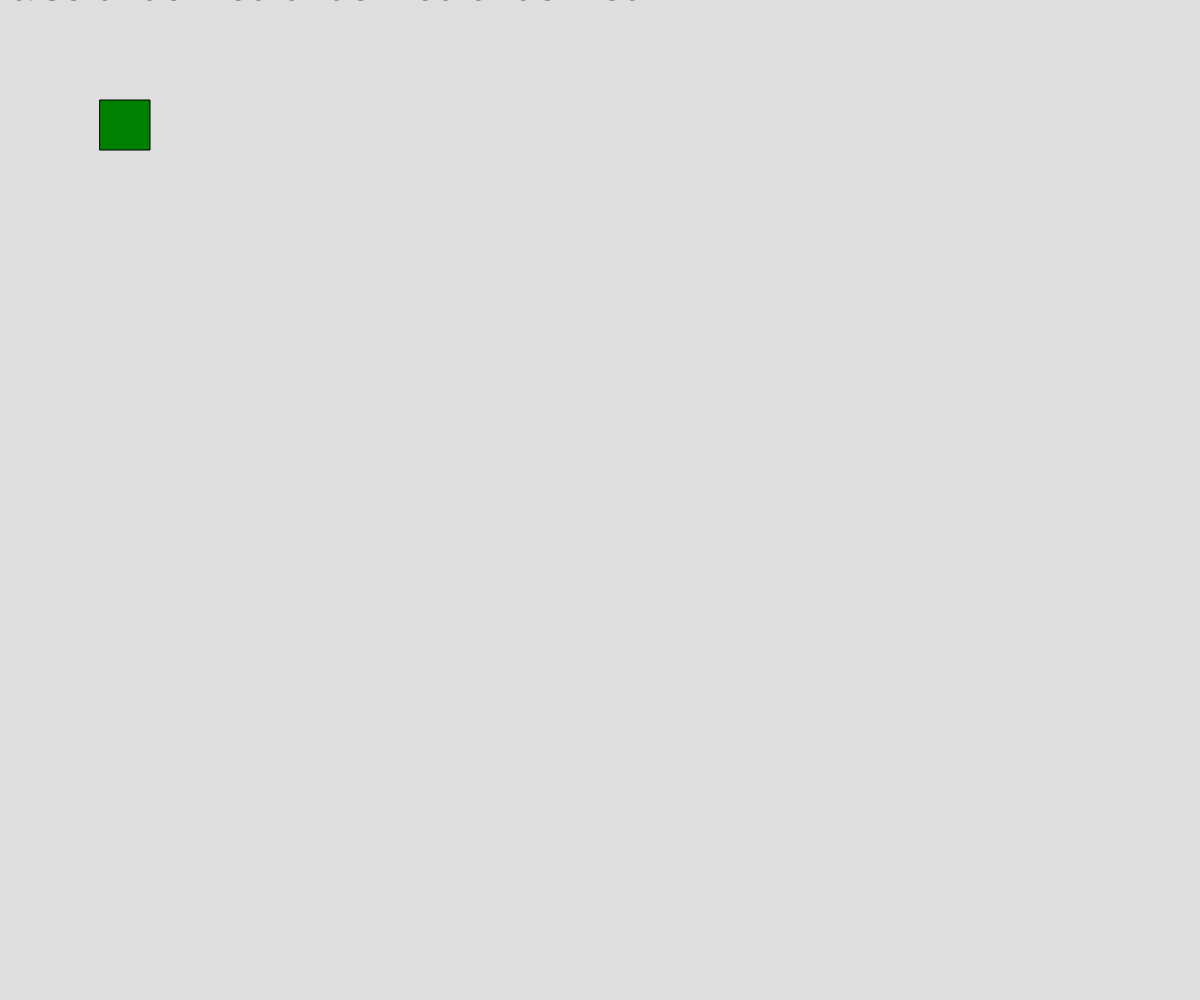
Frame 1 (no input)
Frame 60 (no input): identical to frame 1, image omitted
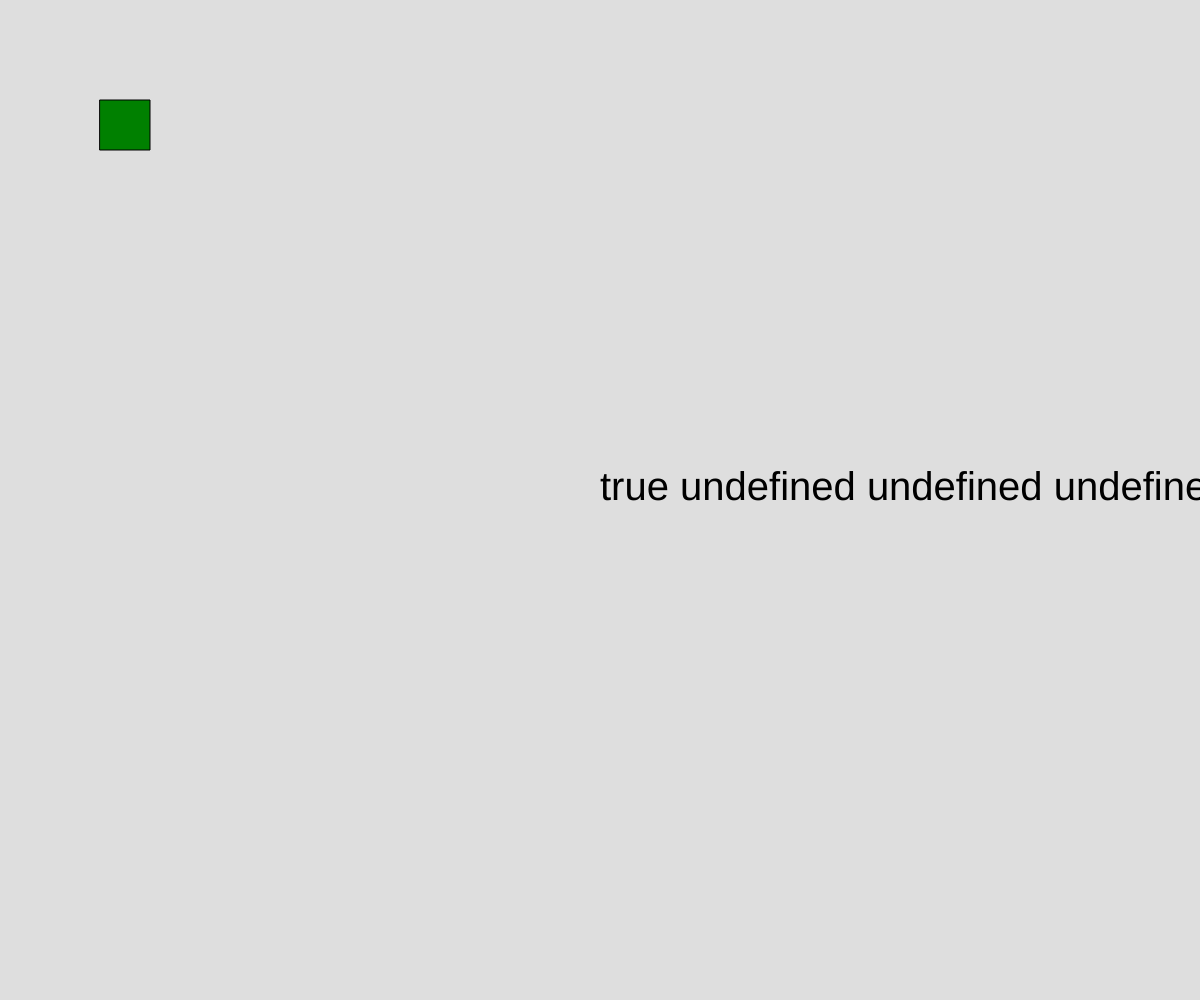
Frame 120 (the mouse pressed at the canvas centre since frame 60)

The p5.js sketch that drew these frames (run headless with seeded random() and noise() and a simulated clock; from frame 60 on, the mouse is pressed at the canvas centre):

// p5.js sketch
// ── sketch.js
// Mouse, Text, Scope
// Mason Wick
// Sept 15, 2026

// Global Variables
let x = 100;  let y = 100;
let c = "green";

async function setup() {
  createCanvas(windowWidth, windowHeight);
}

function draw() {
  background(222);
  mouseReport();
  updateSquare();
}

function mouseReport(){
  textSize(40);    

  //mouse-related system variables (managed by library)
  fill("black");
  let mouseInfo = mouseIsPressed + " "
                  + mouseButton.left + " "
                  + mouseButton.center + " "
                  + mouseButton.right;
  text(mouseInfo, mouseX, mouseY);
  
}

function updateSquare(){
  if(keyIsDown(LEFT_ARROW)){
    x-=5;
  }
  if(keyIsDown(RIGHT_ARROW)){
    x+=5;
  }
  if(keyIsDown(UP_ARROW)){
    y-=5;
  }
  if(keyIsDown(DOWN_ARROW)){
    y+=5;
  }

  //draw our character (a square) on screen
  fill(c);
  square(x,y,50);
}

function keyPressed(){
  //this function calls automatically
  // - for single press captures
  print(key + " " + keyCode);
  // for interest's sake → 
  // [ALT] - 2 to 4 digit number
  // – →←↓↑ unicode
}
